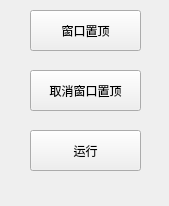
<?xml version="1.0" encoding="UTF-8"?>
<ui version="4.0">
 <class>MainWindow</class>
 <widget class="QMainWindow" name="MainWindow">
  <property name="geometry">
   <rect>
    <x>0</x>
    <y>0</y>
    <width>169</width>
    <height>206</height>
   </rect>
  </property>
  <property name="windowTitle">
   <string>MainWindow</string>
  </property>
  <widget class="QWidget" name="centralwidget">
   <property name="enabled">
    <bool>true</bool>
   </property>
   <widget class="QPushButton" name="pushButton">
    <property name="geometry">
     <rect>
      <x>30</x>
      <y>10</y>
      <width>111</width>
      <height>41</height>
     </rect>
    </property>
    <property name="styleSheet">
     <string notr="true"/>
    </property>
    <property name="text">
     <string>窗口置顶</string>
    </property>
   </widget>
   <widget class="QPushButton" name="pushButton_2">
    <property name="geometry">
     <rect>
      <x>30</x>
      <y>70</y>
      <width>111</width>
      <height>41</height>
     </rect>
    </property>
    <property name="styleSheet">
     <string notr="true"/>
    </property>
    <property name="text">
     <string>取消窗口置顶</string>
    </property>
   </widget>
   <widget class="QPushButton" name="pushButton_3">
    <property name="geometry">
     <rect>
      <x>30</x>
      <y>130</y>
      <width>111</width>
      <height>41</height>
     </rect>
    </property>
    <property name="styleSheet">
     <string notr="true"/>
    </property>
    <property name="text">
     <string>运行</string>
    </property>
   </widget>
  </widget>
  <widget class="QStatusBar" name="statusbar">
   <property name="sizeGripEnabled">
    <bool>false</bool>
   </property>
  </widget>
 </widget>
 <resources/>
 <connections/>
</ui>
